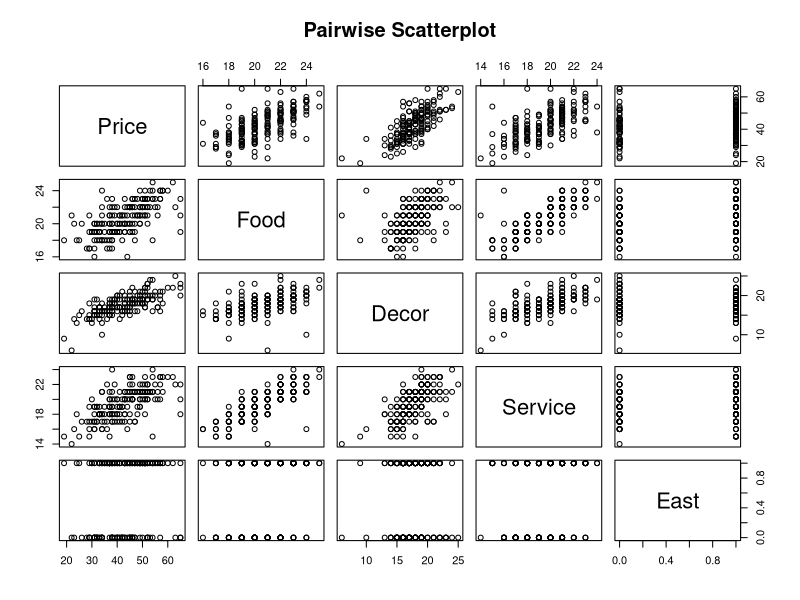

This chart was generated by the following R code:
# Predicting Price of a restaurant based on Food, Decor, Service and Location

# * 1) Loading Data
nyc <- read.csv("nyc.csv")

# * 2) Viewing Data
View(nyc)
head(nyc)
tail(nyc)

# y: Price
# x₁: Food
# x₂: Decor
# x₃: Service
# x₄: East

# Pairwise Scatterplot
plot(nyc, main = "Pairwise Scatterplot")

# * 3) Building Model
model <- lm(Price ~ Food + Decor + Service + East, data = nyc)
# OR
# model <- lm(Price ~ ., data = nyc)

# Model Summary
summary(model)

# New model dropping Service
model2 <- lm(Price ~ Food + Decor + East, data = nyc)
summary(model2)

# New model dropping Food
model3 <- lm(Price ~ Decor + Service + East, data = nyc)
summary(model3) # R² value has reduced
